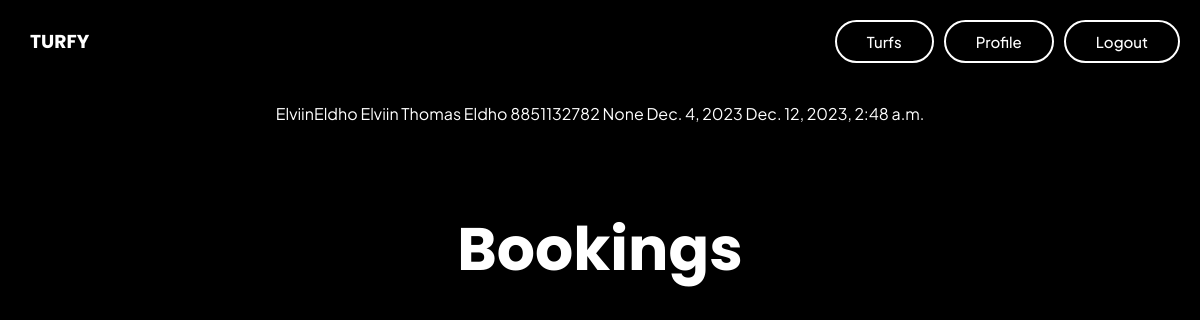
Screenshot of /player-profile/ (signed in) with the database file from the repository.
### app/models.py (models this page shows, shortened)
class Player(models.Model):
    user = models.ForeignKey(User, null=True, on_delete=models.SET_NULL)
    firstName = models.CharField("First Name", max_length=25, null=True)
    lastName = models.CharField("Last Name", max_length=25, null=True)
    mobile = models.CharField("Mobile Number", max_length=25, null=True)
    email = models.EmailField("Email Address", null=True)
    dateOfBirth = models.DateField("Date of Birth", null=True)
    dateCreated = models.DateTimeField("Date Created", auto_now_add=True)

### app/views.py (the view)
# urls.py: path('player-profile/', views.playerProfile, name='playerProfile'),
def playerProfile(request):
    player = Player.objects.get(user=request.user)
    bookings = Booking.objects.filter(player=player)
    context = {
        'player':player,
        'bookings':bookings,
    }
    return render(request, 'app/playerProfile.html', context)

### app/templates/app/playerProfile.html (shortened to what this page needs)
{% extends 'app/main.html' %} {% load static %}  {% block content %}
{{player.user}} {{player.firstName}}
{{player.lastName}} {{player.mobile}} {{player.email}} {{player.dateOfBirth}}
{{player.dateCreated}}
<h1>Bookings</h1>
 {% endblock %}

### static/css/styles.css (style rules this page uses)
* { margin: 0; padding: 0; font-family: 'Plus Jakarta Sans', sans-serif; color: white; transition: all 0.3s ease; }
h1, h2, h3, h4, h5 { font-family: 'Poppins', sans-serif; margin-top: 1em; }
h1 { font-size: 60px; }
body { background-color: black; display: flex; flex-direction: column; justify-content: space-around; align-items: center; gap: 20px; }

### rows the page displays
Player: user "ElviinEldho", firstName "Elviin", lastName "Thomas Eldho", mobile "8851132782", email "None", dateOfBirth "Dec. 4, 2023", dateCreated "Dec. 12, 2023, 2:48 a.m."
